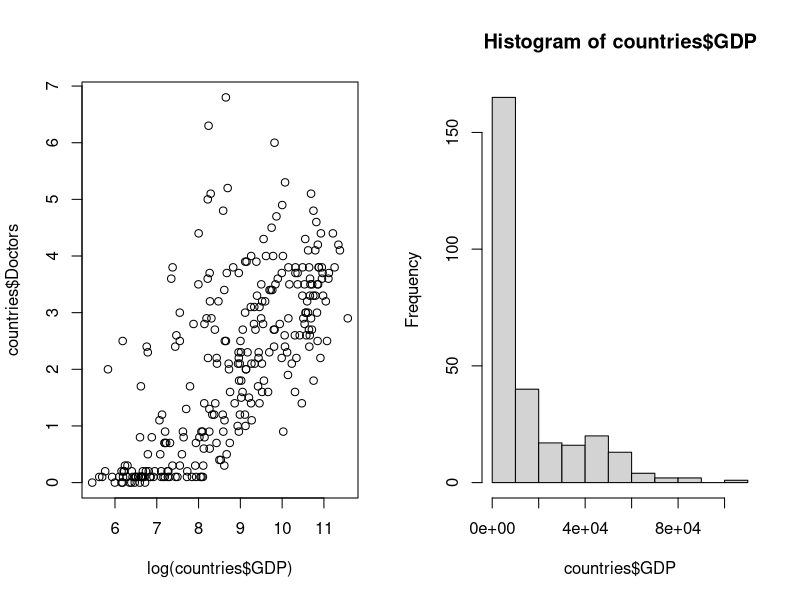
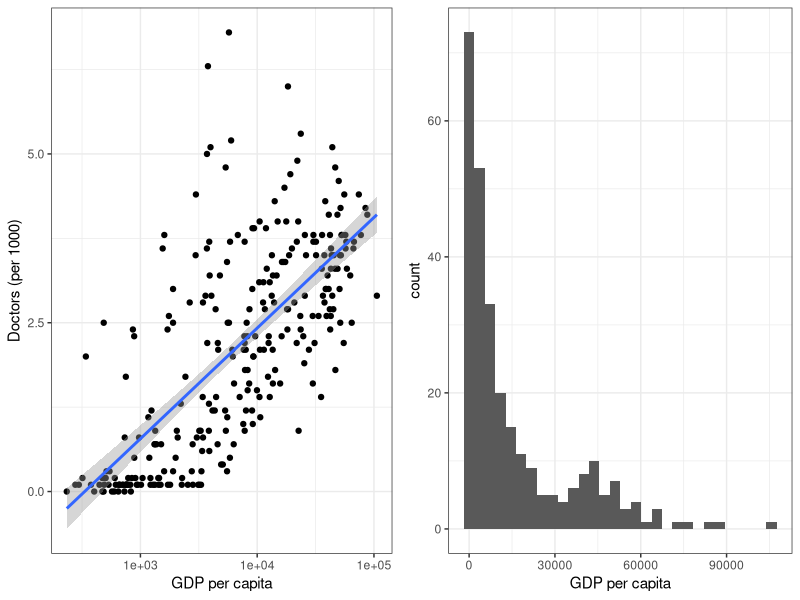
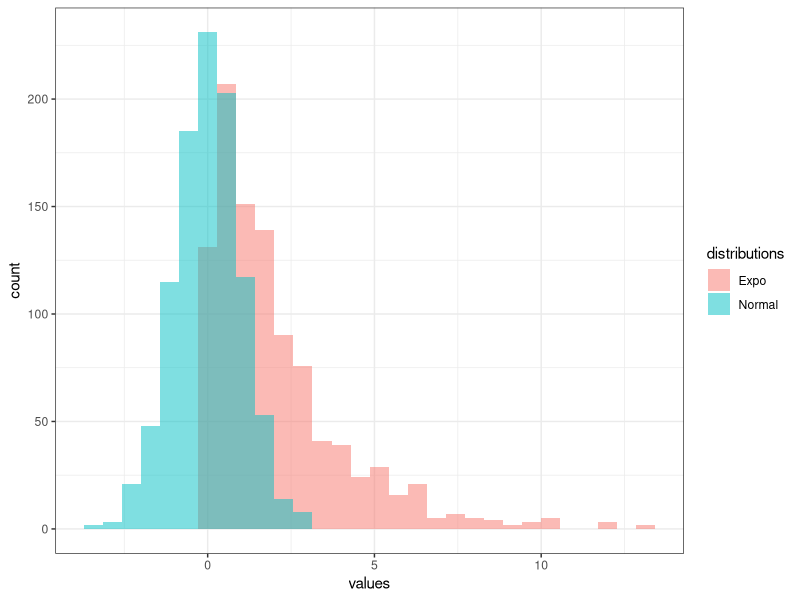

Recreate these plots in R, in order.
## ---- chunk 1
w <- 10 # Sets w to 10
b = 20 # Sets b to 20, same as <-
n <- 15
total <- 0
k <- 0

while (k <= n) { # Run the statements inside the loop until k > n
  # Set the 'total' variable to itself plus the next term in the sum.
  total <- total + (choose(w, k) * choose(b, n-k)) / choose(w + b, n)
  
  # Increment k
  k <- k + 1
}

print(total)
## ---- chunk 2
# TODO: Write a loop
## ---- chunk 3
?choose
## ---- chunk 4
total <- 0

for (k in 0:n) { # For k = 0, then k = 1, ... finally k = n
  total <- total + (choose(w, k) * choose(b, n-k)) / choose(w + b, n)
}

print(total)
## ---- chunk 5
total <- 0
k <- 0

while (TRUE) { # Run forever until broken
  total <- total + (choose(w, k) * choose(b, n-k)) / choose(w + b, n)
  
  k <- k + 1
  
  if (k > n) { # Break the while loop when k > n
    break
  }
}

print(total)
## ---- chunk 6
k <- 0:n # Assign k to be a vector containing the elements 0 through n
print(k)
print(k[1:10]) # Print a subvector of the first 10 elements (R uses 1-based indexing)

# Use vectorization and sum over all the elements
total <- sum((choose(w, k) * choose(b, n-k)) / choose(w + b, n)) 

print(total)
## ---- chunk 7
# Create a function called single_hyper with k, w, b, and n as parameters
single_hyper <- function(k, w, b, n) {
  value_to_return <- (choose(w, k) * choose(b, n-k)) / choose(w + b, n)
  return (value_to_return) # Return the calculated value
}

# Apply the function single_hyper to each element in k and sum the result
total <- sum(sapply(k, single_hyper, w=w, b=b, n=n))

print(total)
## ---- chunk 8
# TODO: Calculate the sum
## ---- chunk 9
k <- 0:15
total <- sum(dhyper(k, w, b, n))

print(total)
## ---- chunk 10
v1 <- c(2, 4, 6) # Create vector with 3 elements by hand
v2 <- seq(5, 6, 0.5) # All real numbers from 5 to 6 spaced by 0.5
print(v1 * v2)
## ---- chunk 11
# For example,
print(3 * 1:3)

# And also
v3 <- seq(5, 9, 0.5)
print(v1)
print(v3)
print(v1 * v3)

# But this throws a warning
v4 <- seq(5, 8, 0.5)
print(v1 * v4)
## ---- chunk 12
now <- Sys.time() # Start timer
to_time <- 10^6
n <- 10
output <- vector(length = to_time)
for (i in 1:to_time) { # Multiply elements in a for loop
  output[i] <- i^2
}
print(difftime(Sys.time(), now))

now <- Sys.time()
output <- (1:to_time)^2 # Do vectorized multiplication of elements (in a good way)
print(difftime(Sys.time(), now))

now <- Sys.time()
# Do vectorized multiplication of elements (in a bad way)
output <- sapply(1:to_time, `^`, 2)
print(difftime(Sys.time(), now))
## ---- chunk 13
# TODO: Print the average
## ---- chunk 14
print("Chunk was here")
## ---- chunk 15
countries <- read.csv("data/country_stats.csv", check.names = F)
## ---- chunk 16
print(countries$GDP[1:10]) # Print the first 10 GDP per capitas
print(countries[,3][1:10]) # Same thing
## ---- chunk 17
print(countries[1,][1:3]) # First 3 columns of row 1
print(countries[1:5,1:3]) # First 3 columns of rows 1-5
## ---- chunk 18
print(dim(countries)) # Original dimensions

# Subset the data frame to only countries with GDPs per capita of over $10000
print(dim(countries[countries$GDP > 10000,])) 
## ---- chunk 19
par(mfrow = c(1,2)) # Place two plots side by side (1 row, 2 columns)
plot(log(countries$GDP), countries$Doctors)
hist(countries$GDP)
## ---- chunk 20
if(!"ggplot2" %in% rownames(installed.packages())) {
  install.packages("ggplot2")
}
library(ggplot2)

if(!"gridExtra" %in% rownames(installed.packages())) {
  install.packages("gridExtra")
}
library(gridExtra)
## ---- chunk 21
# GDP per capita is x, OSPI is y
p1 <- ggplot(countries, aes(x = GDP, y = Doctors)) + 
  geom_point() + # Plot points
  geom_smooth(method = 'lm', formula = "y~x") + # Plot line
  # Log transform x axis and set break points
  scale_x_continuous(trans = 'log10', breaks = c(1000, 10000, 100000)) + 
  ylab("Doctors (per 1000)") + # Rename y axis
  xlab("GDP per capita") + # Rename x axis
  theme_bw() # Change background

p2 <- ggplot(countries, aes(x = GDP)) + 
  geom_histogram(bins = 30) + 
  xlab("GDP per capita") + 
  theme_bw()

# You can display individual plots by not assigning them to p1 or p2

grid.arrange(p1, p2, ncol=2) # Put plots side by side
## ---- chunk 22
# TODO: Subset and plot
## ---- chunk 23
set.seed(111)

n <- 1000
normals <- rnorm(n, 0, 1) # Generate 1000 standard normals
expos <- rexp(n, 1/2) # 1000 exponentials with rate 1/2 (mean 2)

# Create a data.frame with the normal and expontials in one column 
# and the names in another column
df <- data.frame("values" = c(normals, expos), 
                 "distributions" = rep(c("Normal", "Expo"), each = n))

ggplot(df, aes(x = values, fill = distributions)) + 
  geom_histogram(alpha = 0.5, position="identity", bins = 30) + 
  theme_bw()
## ---- chunk 24
print(c(mean(normals), median(normals)))
print(summary(normals))
## ---- chunk 25
print(pnorm(-3:3))
print(qnorm(c(1 - (1-0.997)/2, 1 - (1-0.95)/2, 1 - (1-0.68)/2)))
## ---- chunk 26
print(rep(10, 5))
print(replicate(10, mean(rnorm(100, mean = 1, sd = 2))))
## ---- chunk 27
# TODO: Show the LLN
